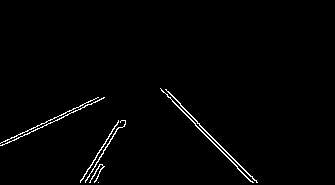
#> input picture part_2/img_roi.jpg, 335 x 185 px, found by its file name
$ jupyter execute Part_II_Road_Lane_Detection_Using_Hough_Transform.ipynb
#> lines starting #> are read from the running program, lines starting #| are printed output that depends on the picture; after the words box and inside, x2 and y2 are one past the last pixel; in counts of white or black regions, pixels touching at a corner belong together
# **Import Libraries**

[cell 1]
import numpy as np
import cv2 as cv
from skimage.feature import peak_local_max

[cell 2]
# Define the file paths
path_jpg = '/content/img_roi.jpg'
path_png = '/content/road.png'

# Read the images
# cv2.imread() loads an image directly into a NumPy array
edges = cv.imread(path_jpg, 0)
#> edges is the input picture: shape (185, 335); min 0, max 255, mean 3.7
img = cv.imread(path_png)
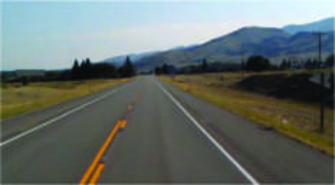
#> input picture part_2/road.png, 335 x 185 px, found by its file name
#> img is the input picture: shape (185, 335, 3); mean B, G, R 107.1, 110.9, 101.3


# edges = cv.cvtColor(edges, cv.COLOR_BGR2RGB)
img = cv.cvtColor(img, cv.COLOR_BGR2RGB)

[cell 3]
rho_step = 9
theta_step = 0.261

def hough_transform(edges: np.ndarray):
  img_height = edges.shape[0]
  img_width  = edges.shape[1]

  max_rho = np.sqrt(img_width ** 2 + img_height ** 2)

  thetas = np.arange(0, np.pi, theta_step)
  rhos = np.arange(-max_rho, max_rho, rho_step)

  accumulator_width  = len(thetas)
  accumulator_height = len(rhos)

  accumulator = np.zeros([accumulator_height, accumulator_width])

  sins  = np.sin(thetas)
  coss = np.cos(thetas)

  xs, ys = np.where(edges > 0)

  for x, y in zip(xs, ys):
    for theta_index in range(len(thetas)):
      rho = x * coss[theta_index] + y * sins[theta_index]
      rho_index = np.argmin(np.abs(rho - rhos))

      accumulator[rho_index, theta_index] += 1

  local_max_indices = peak_local_max(accumulator, threshold_rel = 0.5)
  final_rhos_indices, final_thetas_indices =  map(list, zip(*local_max_indices))
  final_rhos = rhos[final_rhos_indices]
  final_thetas = thetas[final_thetas_indices]

  return accumulator, np.vstack([final_rhos, final_thetas]).T

[cell 4]
def draw_lines(image: np.ndarray, hough_lines: np.ndarray):
    image_with_lines = np.copy(image)
    line_mask = np.zeros(image.shape[:2], dtype=np.uint8)

    for rho, theta in hough_lines:
        point = polar_to_cartesian(rho, theta)
        direction = np.array([point[1], -point[0]])
        point1 = np.round(point + 1000 * direction).astype(int)
        point2 = np.round(point - 1000 * direction).astype(int)
        line_mask = cv.line(img=line_mask, pt1=point1, pt2=point2, color=255, thickness=1)

    line_pixels = line_mask != 0
    min_line_width = np.inf
    intersection_row = 0

    for row_idx in range(line_pixels.shape[0]):
        row_line_pixels = line_pixels[row_idx]
        col_indices = np.argwhere(row_line_pixels)
        if len(col_indices) > 1:
            line_width = col_indices[-1] - col_indices[0]
            if line_width < min_line_width:
                min_line_width = line_width
                intersection_row = row_idx

    lower_mask = np.zeros_like(line_mask)
    lower_mask[intersection_row:] = 1
    final_mask = (line_pixels * lower_mask).astype(bool)

    image_with_lines[final_mask] = np.array([0, 0, 255])

    return image_with_lines

def polar_to_cartesian(rho: np.ndarray, angle: np.ndarray):
    return rho * np.array([np.sin(angle), np.cos(angle)])

[cell 5]
_,lines = hough_transform(edges)
#> in hough_transform, `xs, ys = np.where(edges > 0)`: xs = 2449 values from 88 to 183; ys = 2449 values, max 263 at index 2304, min 0 at index 1345, mean 133.5
#> the loop in hough_transform, `for x, y in zip(xs, ys):` made 2449 passes
#> (x, y) on passes 1 to 3: (88, 160), (88, 164), (88, 168)
#> in hough_transform, `local_max_indices = peak_local_max(accumulator, threshold_rel = 0.5)`: local_max_indices = [[48, 9], [57, 2], [61, 4], [32, 11], [58, 5], [41, 10], [55, 8]]
#> in hough_transform, `final_rhos_indices, final_thetas_indices =  map(list, zip(*local_max_i..`: final_rhos_indices = [48, 57, 61, 32, 58, 41, 55]; final_thetas_indices = [9, 2, 4, 11, 5, 10, 8]
#> in hough_transform, `final_rhos = rhos[final_rhos_indices]`: final_rhos = [49.31, 130.3, 166.3, -94.69, 139.3, -13.69, 112.3]
#> in hough_transform, `final_thetas = thetas[final_thetas_indices]`: final_thetas = [2.35, 0.522, 1.04, 2.87, 1.31, 2.61, 2.09]
#> lines = [[49.31, 2.35], [130.3, 0.522], [166.3, 1.04], [-94.69, 2.87], [139.3, 1.31], [-13.69, 2.61], [112.3, 2.09]]
# Show the image with the lines found
lines_img = draw_lines(img, lines)
#> the loop in draw_lines, `for rho, theta in hough_lines:` made 7 passes
#> (rho, theta, point, direction, point1, point2) on passes 1 to 7: (49.31, 2.35, [35.12, -34.62], [-34.62, -35.12], [-34582, -35154], [34652, 35084]), (130.3, 0.522, [64.98, 113], [113, -64.98], [113023, -64863], [-112893, 65089]), (166.3, 1.04, [143.8, 83.62], [83.62, -143.8], [83760, -143680], [-83472, 143848]), (-94.69, 2.87, [-25.31, 91.24], [91.24, 25.31], [91217, 25402], [-91268, -25219]), (139.3, 1.31, [134.4, 36.59], [36.59, -134.4], [36729, -134383], [-36460, 134457]), (-13.69, 2.61, [-6.94, 11.8], [11.8, 6.94], [11792, 6950], [-11806, -6927]), (112.3, 2.09, [97.62, -55.53], [-55.53, -97.62], [-55435, -97678], [55631, 97567])
#> pass 1, in draw_lines, `line_mask = cv.line(img=line_mask, pt1=point1, pt2=point2, color=255, ..`:
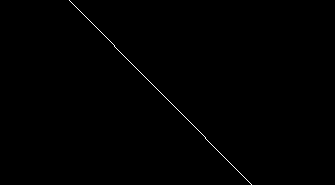
#> line_mask: shape (185, 335); 0.3% white in thin lines or dots, all inside (x1, y1, x2, y2) = (69, 0, 252, 185)
#> pass 2, in draw_lines, `line_mask = cv.line(img=line_mask, pt1=point1, pt2=point2, color=255, ..`:
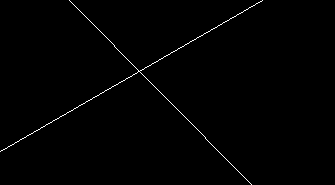
#> line_mask: shape (185, 335); 0.72% white in thin lines or dots, all inside (x1, y1, x2, y2) = (0, 0, 263, 185)
#> pass 3, in draw_lines, `line_mask = cv.line(img=line_mask, pt1=point1, pt2=point2, color=255, ..`:
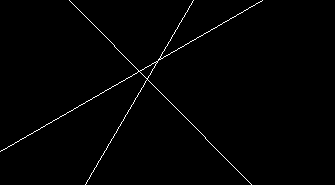
#> line_mask: shape (185, 335); 1% white in thin lines or dots, all inside (x1, y1, x2, y2) = (0, 0, 263, 185)
#> after the loop in draw_lines, `for rho, theta in hough_lines:`:
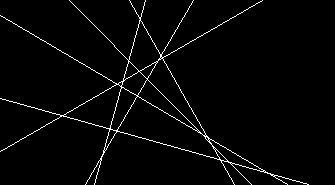
#> line_mask: shape (185, 335); 2.5% white in thin lines or dots
#> in draw_lines, `line_pixels = line_mask != 0`: line_pixels: shape (185, 335) bool; 2.5% white in thin lines or dots
#> the loop in draw_lines, `for row_idx in range(line_pixels.shape[0]):` made 185 passes
#> (col_indices, line_width, min_line_width) on passes 1 to 12: ([69, 129, 145, 193, 262], [193], [193]), ([70, 130, 145, 192, 260, 261], [191], [191]), ([71, 130, 144, 192, 258, 259], [188], [188]), ([72, 131, 144, 191, 256, 257], [185], [185]), ([73, 131, 144, 191, 255], [182], [182]), ([74, 132, 144, 190, 253, 254], [180], [180]), ([75, 132, 143, 189, 251, 252], [177], [177]), ([76, 133, 143, 189, 249, 250], [174], [174]), ([77, 134, 143, 188, 248], [171], [171]), ([78, 134, 143, 188, 246, 247], [169], [169]), ([79, 135, 142, 187, 244, 245], [166], [166]), ([80, 135, 142, 187, 243], [163], [163])
#> (col_indices, line_width) on passes 16 to 21: ([0, 84, 138, 141, 184, 236], [236]), ([1, 2, 85, 138, 141, 184, 234, 235], [234]), ([3, 4, 86, 139, 140, 183, 232, 233], [230]), ([5, 87, 139, 140, 182, 230, 231], [226]), ([6, 7, 88, 140, 182, 229], [223]), ([8, 9, 89, 139, 140, 181, 227, 228], [220])
#> after the loop in draw_lines, `for row_idx in range(line_pixels.shape[0]):`: intersection_row = 83
#> in draw_lines, `final_mask = (line_pixels * lower_mask).astype(bool)`:
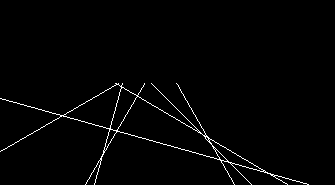
#> final_mask: shape (185, 335) bool; 1.6% white in thin lines or dots, all inside (x1, y1, x2, y2) = (0, 83, 309, 185)
#> in draw_lines, `image_with_lines[final_mask] = np.array([0, 0, 255])`:
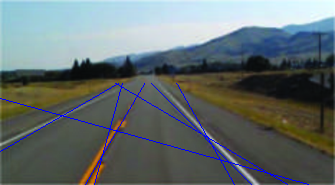
#> image_with_lines: shape (185, 335, 3); mean R, G, B 99.9, 109.6, 110

win_name = "hough"
cv.namedWindow(win_name)
cv.imshow(win_name, lines_img)
cv.waitKey(0)
cv.destroyAllWindows()
